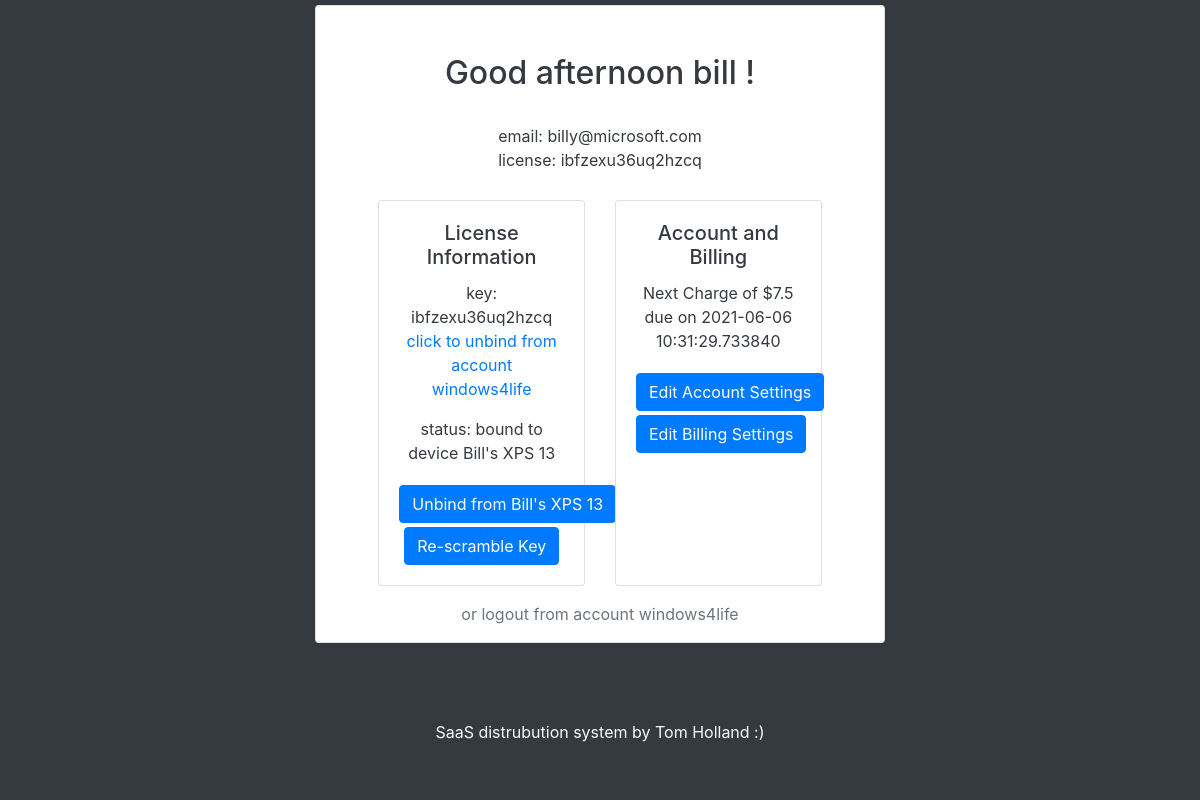
Page /dashboard (signed in) on the earlier database version.
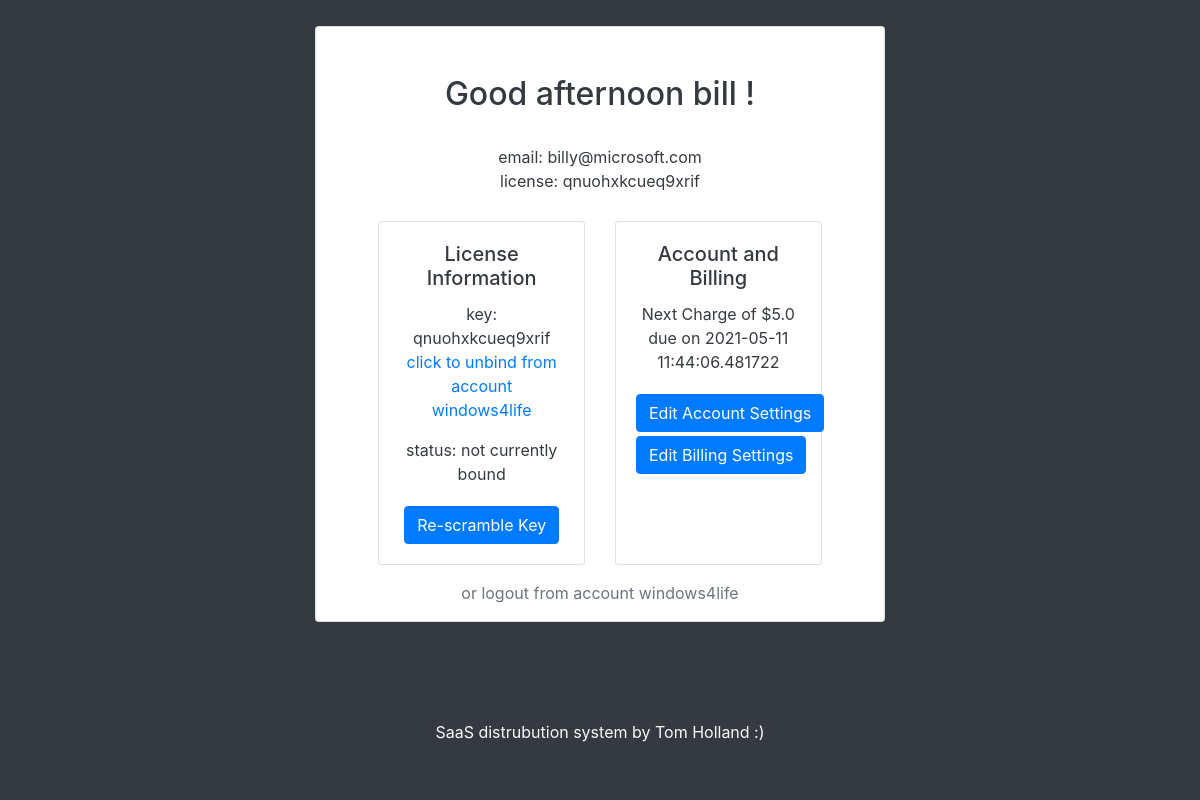
Same page on the later database version.
### tables this page shows
CREATE TABLE users (username text PRIMARY KEY, fName text, sName text, emailAddress text, password text, admin bool);

CREATE TABLE licenses (license text PRIMARY KEY, username text, boundToUser boolean, boundToDevice boolean, HWID string, devicename string, nextrenewal string, plan string, stripeSessionID string);

CREATE TABLE plans (name text PRIMARY KEY, interval integer, amount float);

### main.py (the view, shortened to what this page needs)
@app.route("/dashboard", methods=['GET', 'POST'])
@login_required
def dashboard():
    if not current_user.getAdminPerms():
        lerror = None
        return render_template('dashboard.html', lerror=lerror)
    else:
        return redirect(url_for('admindash'))

### api.py (called while the page is built)
    def closeConnection(self):
        self.conn.close()
        return

    def searchUsersByUsername(self, user):
        self.c.execute(f'''SELECT * FROM users WHERE username = ?''', (user,))
        result = self.c.fetchone()
        return result

    def getLicenseInfo(self, license):
        self.c.execute(f'''SELECT * FROM licenses WHERE license = ?''',
                       (license,))
        result = self.c.fetchone()
        return result

    def checkIfUserHasLicense(self, username):
        self.c.execute(f'''SELECT license FROM licenses WHERE username = ?''',
                       (username,))
        result = self.c.fetchone()
        if result:
            return result[0]
        else:
            return False

    def getNextRenewal(self, license):
        self.c.execute(f'''SELECT nextrenewal FROM licenses WHERE license = ?''', (license,))
        result = self.c.fetchone()[0]
        if not result or result == "NULL":
            return None
        else:
            return datetime.strptime(result, '%Y-%m-%d %H:%M:%S.%f')

    def getPlanfromLicense(self, license):
        self.c.execute(
            '''SELECT plans.* FROM plans JOIN licenses ON licenses.plan = plans.name WHERE licenses.license = ?;''',
            (license,))
        result = self.c.fetchone()
        resultdict = {"name": result[0],
                      "renewalinterval": result[1],
                      "renewalprice": result[2]}
        return resultdict

### main.py (called while the page is built)
@login_manager.user_loader
def load_user(username):
    dbconnection = Database()
    result = dbconnection.searchUsersByUsername(username)
    dbconnection.closeConnection()
    if result:
        if result[5] == "FALSE":
            return User(result[0], result[1], result[2], result[3], result[4])
        else:
            return AdministativeUser(result[0], result[1], result[2], result[3], result[4])
    else:
        return None

    def getRenewalDate(self, key):
        db = Database()
        dbdate = db.getNextRenewal(key)
        return dbdate

    def getRenewalInfoFromPlan(self, key):
        db = Database()
        planinfo = db.getPlanfromLicense(key)
        self.renewamount = float(planinfo['renewalprice'])
        self.renewinterval = int(planinfo['renewalinterval'])
        return planinfo

    def __str__(self):
        return str(self.key)

    def getAdminPerms(self):
        return self.isadmin

### templates/dashboard.html (shortened to what this page needs)
<!DOCTYPE html>
<html lang="en">
<head>
    <link rel="stylesheet" href="https://use.fontawesome.com/releases/v5.0.8/css/all.css">
    <link rel="stylesheet" href="https://maxcdn.bootstrapcdn.com/bootstrap/4.0.0/css/bootstrap.min.css"
>
    <link rel="stylesheet" type="text/css" href="{{ url_for('static',filename='styles/dashboard.css') }}">
</head>
<body onload="relayUserTime('{{ current_user.fname }}')">
<div class="container-fluid h-90 bg-dark text-dark">
    <div class="row h-90 justify-content-center align-items-center">
        <div class="col-3"></div>
        <div class="col-md-6 text-left">
            <div class="card text-center">
                <h2 class="card-title mt-5" id="time"></h2>
                {% if current_user.license.exists %}
                <div class="card-body">
                    email: {{ current_user.email }}
                    <br>
                    license: {{ current_user.license }}
                </div>
                {% else %}
                <div class="card-body">
                    email: {{ current_user.email }}
                    <br>
                    <br>
                </div>
                {% endif %}
                <div class="container-fluid">
                    <div class="row mt-2">
                        <div class="col-sm-1"></div>
                        <div class="col-sm-5">
                            <div class="card h-100">
                                {% if not current_user.license.exists %}
                                <div class="card-body">
                                    <h5 class="card-title">No license currently bound</h5>
                                    <div class="card-text">
                                        {% if lerror %}
                                        <p class="error text-danger"><strong>Error:</strong> {{ lerror }}
                                            {% endif %}
                                        <form action="" method="post">
                                            <input type="text" class="form-control" name="licenseid"
                                                   placeholder="License Key">
                                            <button type="submit" class="btn btn-primary mt-2">Bind to this account
                                            </button>
                                        </form>
                                    </div>
                                </div>
                                {% else %}
                                {% if not current_user.license.boundtodevice %}
                                <div class="card-body">
                                    <h5 class="card-title">License Information </h5>
                                    <p class="card-text">key: {{ current_user.license }} <br><a
                                            href="javascript:unbind()" class="muted">click to unbind from account
                                        {{current_user.id}}</a></p>
                                    <p class="card-text">status: not currently bound</p>
                                    <a href="javascript:rescramble()" class="btn btn-primary mt-1">Re-scramble Key</a>
                                </div>
                                {% else %}
                                <div class="card-body">
                                    <h5 class="card-title">License Information</h5>
                                    <p class="card-text">key: {{ current_user.license }} <br><a
                                            href="javascript:unbind()" class="muted">click to unbind from account
                                        {{current_user.id}}</a></p>
                                    <p class="card-text">status: bound to device {{
                                        current_user.license.devicename}}</p>
                                    <a href="javascript:unbinddevice()" class="btn btn-primary mt-1">Unbind from {{
                                        current_user.license.devicename}}</a>
                                    <a href="javascript:rescramble()" class="btn btn-primary mt-1">Re-scramble Key</a>
                                </div>
                                {%endif%}
                                {%endif%}
                            </div>
                        </div>
                        <div class="col-sm-5">
                            <div class="card h-100">
                                {% if not current_user.license.exists %}
                                <div class="card-body">
                                    <h5 class="card-title">Account and Billing</h5>
                                    <p class="card-text">No impending charge as no license is bound.</p>
                                    <a href="/dashboard/account" class="btn btn-primary mt-1">Edit Account Settings</a>
                                    <a href="#" class="btn btn-primary mt-1">Edit Billing Settings</a>
                                </div>
                                {% else %}
                                <div class="card-body">
                                    <h5 class="card-title">Account and Billing</h5>
                                    <p class="card-text">Next Charge of ${{ current_user.license.renewal.renewamount }}
                                        due on {{ current_user.license.renewal.renewdate }}</p>
                                    <a href="/dashboard/account" class="btn btn-primary mt-1">Edit Account Settings</a>
                                    <a href="#" class="btn btn-primary mt-1">Edit Billing Settings</a>
                                </div>
                                {% endif %}
                            </div>
                        </div>
                        <div class="col-sm-1"></div>
                    </div>
                </div>
                <div class="row mt-3">
                    <div class="col text-center">
                        <a href="/logout" class="text-muted"> or logout from account {{ current_user.id }} </a>
                    </div>
                </div>
            </div>
        </div>
        <div class="col-3"></div>
    </div>
</div>
<div class="container-fluid h-10 bg-dark text-light ">
    <div class="row">
        <div class="col-4"></div>
        <div class="col-4 text-center align-bottom">
            SaaS distrubution system by Tom Holland :)
        </div>
        <div class="col-4"></div>
    </div>
</div>
</body>
</html>

### static/styles/dashboard.css (style rules this page uses)
body,html { height:100%; }
.h-90 { height:90%; }
.h-10 { height:10%; }

Differences in the rows shown:
removed licenses: license "ibfzexu36uq2hzcq", license.devicename "Bill's XPS 13"
no longer on this page (row unchanged): plans: license.renewal.renewamount "7.5"
added licenses: license "qnuohxkcueq9xrif"
now on this page (row unchanged): plans: license.renewal.renewamount "5.0"
Other differences:
{{ current_user.license.renewal.renewdate }}: "2021-06-06 10:31:29.733840" → "2021-05-11 11:44:06.481722"
text no longer shown: "status: bound to device Unbind from"
text now shown: "status: not currently bound"
